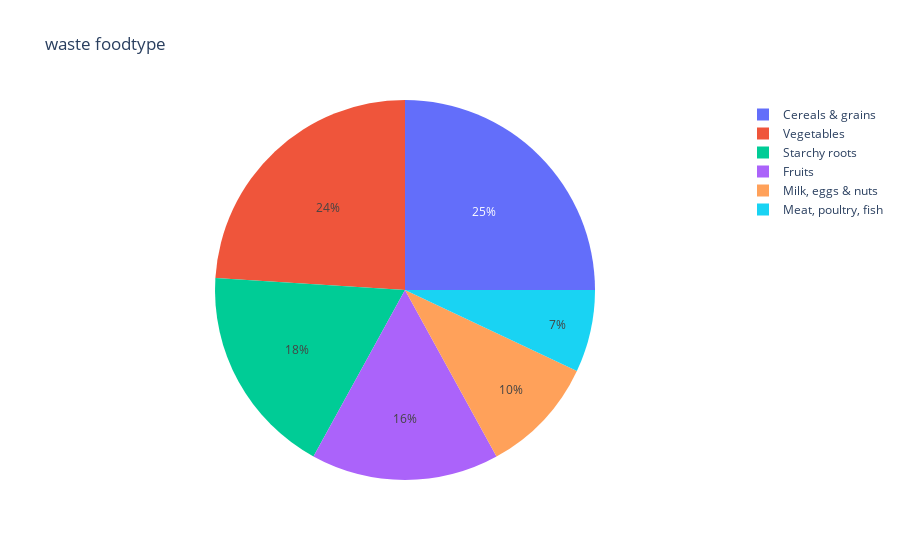

This figure's notebook cell:
### Code cell
fig = px.pie(most_waste_food,names='category',values='percent',title="waste foodtype")
#fig.write_html('../reports/most_wasted_food_type.html',auto_open=True)
fig.show()

### Figure 1 — Plotly figure (JSON) as saved in the notebook; plotly's stock layout.template omitted (floating-point values rounded to 4 significant figures)
{"data": [{"domain": {"x": [0, 1], "y": [0, 1]}, "hovertemplate": "category=%{label}<br>percent=%{value}<extra></extra>", "labels": ["Cereals & grains", "Vegetables", "Starchy roots", "Fruits", "Milk, eggs & nuts", "Meat, poultry, fish"], "legendgroup": "", "name": "", "showlegend": true, "type": "pie", "values": [0.25, 0.24, 0.18, 0.16, 0.1, 0.07]}], "layout": {"legend": {"tracegroupgap": 0}, "title": {"text": "waste foodtype"}}}
